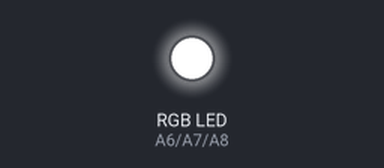
The sketch below on a simulated Teensy 4. Parts: an RGB LED mixed from three pins (HIGH = lit). What the sketch prints to the serial monitor is not drawn.

Above: at 0.1 s.
At 10.98 s:
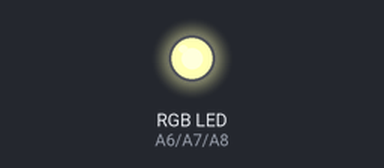
At 12.2 s:
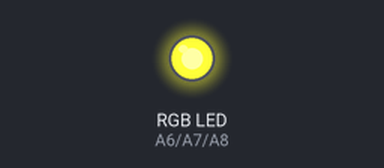
At 16.6 s:
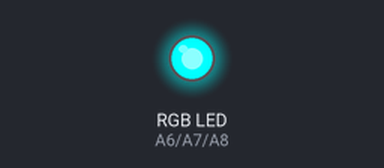
At 26.89 s:
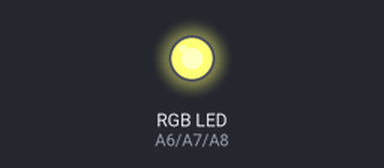
At 37.0 s:
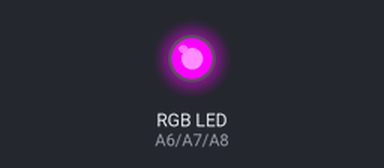
Timing chart, 0 to 40.0 s (numbered marks = the images above):
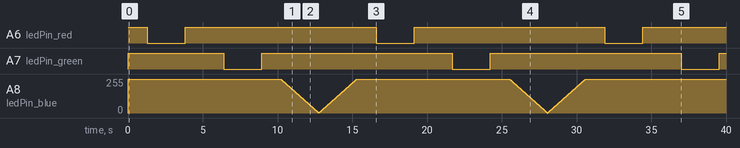

Measured:
- by itself, A6 (ledPin_red), A7 (ledPin_green): alternates HIGH for 12.8 s and LOW for 2.5 s

The sketch:

PWMtimer.ino
```cpp
// Freddie He, 1560733
// Lab 2, Section C

// Create an IntervalTimer object
IntervalTimer myTimer;

const int ledPin_red = 20;  // the pin with red LED
const int ledPin_green = 21;  // the pin with green LED
const int ledPin_blue = 22;  // the pin with blus LED

void setup() {
  pinMode(ledPin_red, OUTPUT);
  pinMode(ledPin_green, OUTPUT);
  pinMode(ledPin_blue, OUTPUT);
  Serial.begin(9600);
  myTimer.begin(blinkLED, 10000); // blinkLED to run every 0.01 seconds
  digitalWrite(ledPin_red, 1);
  digitalWrite(ledPin_green, 1);
  digitalWrite(ledPin_blue, 1);
}

// The interrupt will blink the LED, and keep
// track of how many times it has blinked.
volatile int bright_level = 255; //0: brightest, 255: off
volatile int fade = 0; // 0: fades up, 1: fades down
volatile int led = 0; // 0: red, 1: green, 2: blue

// functions called by IntervalTimer should be short, run as quickly as
// possible, and should avoid calling other functions if possible.
void blinkLED() {
  if (led == 0) {
    digitalWrite(ledPin_green, 1);
    digitalWrite(ledPin_blue, 1);
    analogWrite(ledPin_red, bright_level);

  } else if (led == 1) {
    digitalWrite(ledPin_red, 1);
    analogWrite(ledPin_green, bright_level);
    digitalWrite(ledPin_blue, 1);
  } else {
    digitalWrite(ledPin_red, 1);
    digitalWrite(ledPin_green, 1);
    analogWrite(ledPin_blue, bright_level);
  }

  if (bright_level == 255 and fade == 1) {
    fade = 0;
    led = (led + 1) % 3; // switch to next LED
  } else if (bright_level == 0) {
    fade = 1;
  }
  if (fade == 0) {
    bright_level = bright_level - 1;
  } else{
    bright_level = bright_level + 1;
  }
}

// The main program will print the brightness
// to the Arduino Serial Monitor
void loop() {
  unsigned long blinkCopy;  // holds a copy of the brightness_level

  // to read a variable which the interrupt code writes, we
  // must temporarily disable interrupts, to be sure it will
  // not change while we are reading.  To minimize the time
  // with interrupts off, just quickly make a copy, and then
  // use the copy while allowing the interrupt to keep working.
  noInterrupts();
  blinkCopy = bright_level;
  interrupts();

  Serial.print("blinkCount = ");
  Serial.println(blinkCopy);
  delay(10);
}
```
